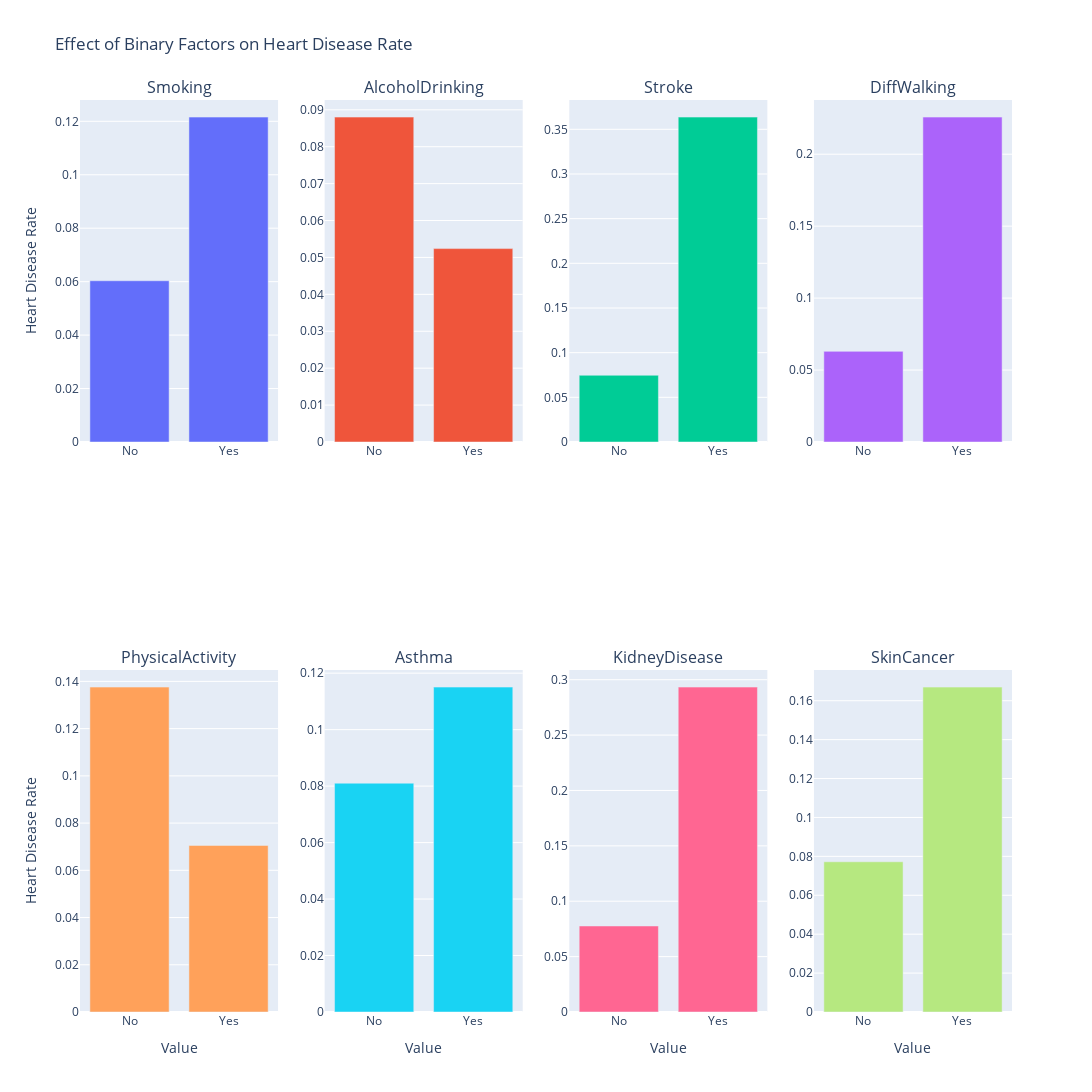

Notebook cell for this chart:
### Code cell
# Visualize the effect of binary features on heart disease
fig = make_subplots(rows=2, cols=4, subplot_titles=binary_features)

# Create subplot positions
positions = []
for i in range(1, 3):
    for j in range(1, 5):
        positions.append((i, j))

# Add bar charts for each feature
for idx, feature in enumerate(binary_features):
    row, col = positions[idx]
    fig.add_trace(
        go.Bar(
            x=['No', 'Yes'], 
            y=binary_encoding[feature],
            name=feature,
            showlegend=False
        ), 
        row=row, 
        col=col
    )

fig.update_layout(
    height=1200, 
    width=1500, 
    title_text="Effect of Binary Factors on Heart Disease Rate"
)
fig.update_xaxes(title_text="Value", row=2)
fig.update_yaxes(title_text="Heart Disease Rate", col=1)
fig.show()

### Figure 1 — Plotly figure (JSON) as saved in the notebook; plotly's stock layout.template omitted (floating-point values rounded to 4 significant figures)
{"data": [{"name": "Smoking", "showlegend": false, "type": "bar", "x": ["No", "Yes"], "xaxis": "x", "y": [0.06033, 0.1216], "yaxis": "y"}, {"name": "AlcoholDrinking", "showlegend": false, "type": "bar", "x": ["No", "Yes"], "xaxis": "x2", "y": [0.08802, 0.05239], "yaxis": "y2"}, {"name": "Stroke", "showlegend": false, "type": "bar", "x": ["No", "Yes"], "xaxis": "x3", "y": [0.07469, 0.3637], "yaxis": "y3"}, {"name": "DiffWalking", "showlegend": false, "type": "bar", "x": ["No", "Yes"], "xaxis": "x4", "y": [0.06298, 0.2258], "yaxis": "y4"}, {"name": "PhysicalActivity", "showlegend": false, "type": "bar", "x": ["No", "Yes"], "xaxis": "x5", "y": [0.1376, 0.07053], "yaxis": "y5"}, {"name": "Asthma", "showlegend": false, "type": "bar", "x": ["No", "Yes"], "xaxis": "x6", "y": [0.08103, 0.1151], "yaxis": "y6"}, {"name": "KidneyDisease", "showlegend": false, "type": "bar", "x": ["No", "Yes"], "xaxis": "x7", "y": [0.07765, 0.2933], "yaxis": "y7"}, {"name": "SkinCancer", "showlegend": false, "type": "bar", "x": ["No", "Yes"], "xaxis": "x8", "y": [0.07722, 0.167], "yaxis": "y8"}], "layout": {"annotations": [{"font": {"size": 16}, "showarrow": false, "text": "Smoking", "x": 0.1062, "xanchor": "center", "xref": "paper", "y": 1, "yanchor": "bottom", "yref": "paper"}, {"font": {"size": 16}, "showarrow": false, "text": "AlcoholDrinking", "x": 0.3688, "xanchor": "center", "xref": "paper", "y": 1, "yanchor": "bottom", "yref": "paper"}, {"font": {"size": 16}, "showarrow": false, "text": "Stroke", "x": 0.6313, "xanchor": "center", "xref": "paper", "y": 1, "yanchor": "bottom", "yref": "paper"}, {"font": {"size": 16}, "showarrow": false, "text": "DiffWalking", "x": 0.8938, "xanchor": "center", "xref": "paper", "y": 1, "yanchor": "bottom", "yref": "paper"}, {"font": {"size": 16}, "showarrow": false, "text": "PhysicalActivity", "x": 0.1062, "xanchor": "center", "xref": "paper", "y": 0.375, "yanchor": "bottom", "yref": "paper"}, {"font": {"size": 16}, "showarrow": false, "text": "Asthma", "x": 0.3688, "xanchor": "center", "xref": "paper", "y": 0.375, "yanchor": "bottom", "yref": "paper"}, {"font": {"size": 16}, "showarrow": false, "text": "KidneyDisease", "x": 0.6313, "xanchor": "center", "xref": "paper", "y": 0.375, "yanchor": "bottom", "yref": "paper"}, {"font": {"size": 16}, "showarrow": false, "text": "SkinCancer", "x": 0.8938, "xanchor": "center", "xref": "paper", "y": 0.375, "yanchor": "bottom", "yref": "paper"}], "height": 1200, "title": {"text": "Effect of Binary Factors on Heart Disease Rate"}, "width": 1500, "xaxis": {"anchor": "y", "domain": [0, 0.2125]}, "xaxis2": {"anchor": "y2", "domain": [0.2625, 0.475]}, "xaxis3": {"anchor": "y3", "domain": [0.525, 0.7375]}, "xaxis4": {"anchor": "y4", "domain": [0.7875, 1]}, "xaxis5": {"anchor": "y5", "domain": [0, 0.2125], "title": {"text": "Value"}}, "xaxis6": {"anchor": "y6", "domain": [0.2625, 0.475], "title": {"text": "Value"}}, "xaxis7": {"anchor": "y7", "domain": [0.525, 0.7375], "title": {"text": "Value"}}, "xaxis8": {"anchor": "y8", "domain": [0.7875, 1], "title": {"text": "Value"}}, "yaxis": {"anchor": "x", "domain": [0.625, 1], "title": {"text": "Heart Disease Rate"}}, "yaxis2": {"anchor": "x2", "domain": [0.625, 1]}, "yaxis3": {"anchor": "x3", "domain": [0.625, 1]}, "yaxis4": {"anchor": "x4", "domain": [0.625, 1]}, "yaxis5": {"anchor": "x5", "domain": [0, 0.375], "title": {"text": "Heart Disease Rate"}}, "yaxis6": {"anchor": "x6", "domain": [0, 0.375]}, "yaxis7": {"anchor": "x7", "domain": [0, 0.375]}, "yaxis8": {"anchor": "x8", "domain": [0, 0.375]}}}
